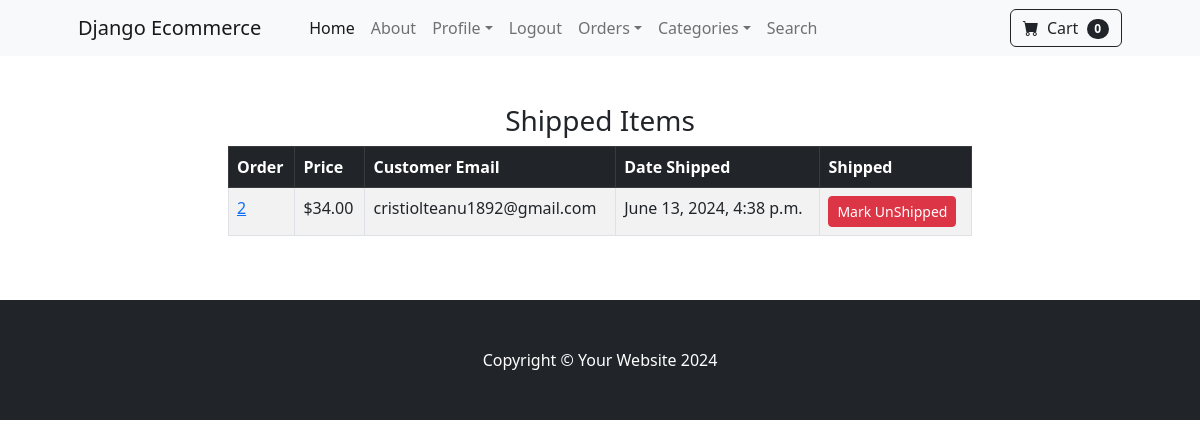
/payments/shipped_dash (signed in), run on the app's committed database.
### payments/models.py (models this page shows, shortened)
class Order(models.Model):
    user = models.ForeignKey(User, on_delete=models.CASCADE, null=True, blank=True)
    full_name = models.CharField(max_length=250)
    email = models.EmailField(max_length=250)
    shipping_address = models.TextField(max_length=15000)
    amount_paid = models.DecimalField(max_digits=7, decimal_places=2)
    date_ordered = models.DateTimeField(auto_now_add=True)
    shipped = models.BooleanField(default=False)
    date_shipped = models.DateTimeField(blank=True, null=True)

### payments/views.py (the view, shortened to what this page needs)
# urls.py: path('shipped_dash', shipped_dash, name="shipped_dash"),
def shipped_dash(request):
    if request.user.is_authenticated and request.user.is_superuser:
        orders = Order.objects.filter(shipped=True)
        return render(request, "shipped_dash.html", {"orders": orders})
    else:
        messages.success(request, "Access Denied")
        return redirect('home')

### cart/cart.py (called while the page is built)
    def __len__(self):
        return len(self.cart)

### cart/context_processors.py (called while the page is built)
def cart(request):
    return {'cart': Cart(request)}

### store/context_processors.py (called while the page is built)
def categories(request):
    categories = Category.objects.all()
    return {'categories': categories}

### payments/templates/shipped_dash.html (shortened to what this page needs)
{% extends 'base.html' %}
{% block content %}
        <div class="container">
        	<div class="row">
        		<center>
        			<div class="col-8">
        				<br/><br/>
<h3>Shipped Items</h3>
<table class="table table-striped table-hover table-bordered">
  <thead class="table-dark">
    <tr>
      <th scope="col">Order</th>
      <th scope="col">Price</th>
      <th scope="col">Customer Email</th>
      <th scope="col">Date Shipped</th>
      <th scope="col">Shipped</th>
    </tr>
  </thead>
  <tbody>
    {% for item in orders %}
    <tr>
      <td><a href="{% url 'orders' item.id %}">{{ item.id }}</a></td>
      <td>${{ item.amount_paid }}</td>
      <td>{{ item.email }}</td>
      <td>{{ item.date_shipped }}</td>
       <td>
        <form method="POST">
          <button type="Submit" class="btn btn-danger btn-sm">Mark UnShipped</button>
        </form>
      </td>
    </tr>
    {% endfor %}
  </tbody>
</table>
<br/><br/>
        			</div>
        		</center>
        	</div>
        </div>
{% endblock %}

### data on the page
Order: id "2", amount_paid "34.00", email "cristiolteanu1892@gmail.com", date_shipped "June 13, 2024, 4:38 p.m."

### other printed values
{{ cart|length }} "0"
